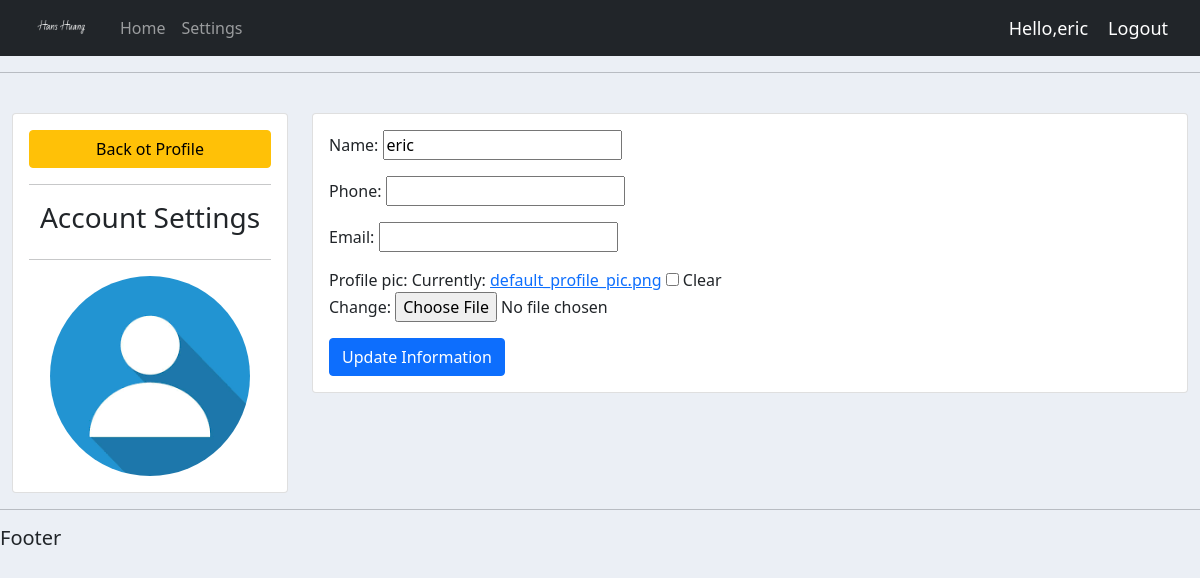
Before: /account/ (signed in) with the older database file.
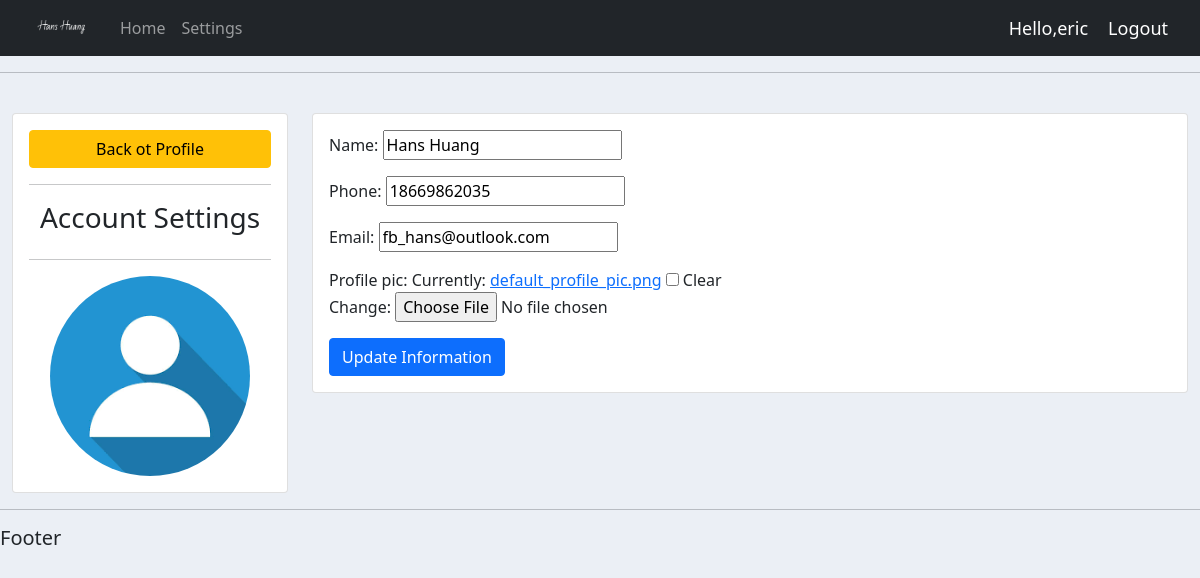
After: the same page with the newer database file.
### accounts/models.py (models this page shows, shortened)
class Customer(models.Model):
    user = models.OneToOneField(User, blank=True, null=True, on_delete=models.CASCADE)
    name = models.CharField(max_length=200, null=True)
    phone = models.CharField(max_length=200, null=True)
    email = models.CharField(max_length=200, null=True)
    profile_pic = models.ImageField(default="default_profile_pic.png", null=True, blank=True)
    date_created = models.DateTimeField(auto_now_add=True, null=True)

### accounts/decorators.py (the view)
        def wrapper_func(request, *args, **kwargs):
            group = None
            if request.user.groups.exists():
                group = request.user.groups.all()[0].name
            if group in allowed_roles:
                return view_func(request, *args, **kwargs)
            else:
                return HttpResponse("You are not authorized to view this page")

### accounts/forms.py
class CustomerForm(ModelForm):
    class Meta:
        model = Customer
        fields = '__all__'
        exclude = ['user']

### accounts/views.py (called while the page is built)
@login_required(login_url='login')
@allowed_user(allowed_roles=['customer'])
def account_settings(request):
    customer = request.user.customer
    form = CustomerForm(instance=customer)
    if request.method == 'POST':
        form = CustomerForm(request.POST, request.FILES, instance=customer)
        if form.is_valid():
            form.save()
    context = {
        'form': form
    }
    return render(request, 'accounts/account_settings.html', context)

### accounts/templates/accounts/account_settings.html (shortened to what this page needs)
{% extends 'base.html' %}
{% load static %}
{% block content %}
    <br>
    <div class="row">
        <div class="col-md-3">
            <div class="card card-body">
                <a class="btn btn-warning" href="{%  url 'home' %}">Back ot Profile</a>
                <hr>
                <h3 style="text-align: center">Account Settings</h3>
                <hr>
                <img class="profile-pic" src="{{ request.user.customer.profile_pic.url }}" >
            </div>
        </div>
        <div class="col-md-9">
            <div class="card card-body">
                <form method="post" action="" enctype="multipart/form-data">
                    {{ form.as_p }}
                    <input class="btn btn-primary" type="submit" value="Update Information">
                </form>
            </div>
        </div>
    </div>
{% endblock %}

### accounts/templates/base.html (shortened to what this page needs)
{% load static %}
<!DOCTYPE html>
<html lang="en">
<head>
    <link href="https://cdn.jsdelivr.net/npm/bootstrap@5.0.0-beta1/dist/css/bootstrap.min.css" rel="stylesheet"
>
    <link rel="stylesheet" type="text/css" href="{% static '/css/main.css' %}">
</head>
<body>
{% include 'navbar.html' %}
<hr>
<div class="container-fluid">
    {% block content %}
    {% endblock %}
</div>
<hr>
<h5>Footer</h5>
</body>
</html>

### accounts/templates/navbar.html (shortened to what this page needs)
{% load static %}
<nav class="navbar navbar-expand-lg navbar-dark bg-dark">
    <div class="container-fluid">
        <img src="{% static 'images/signature.png' %}" height="30">
        <div class="collapse navbar-collapse" id="navbarNav">
            <ul class="navbar-nav">
                {% if request.user.is_staff %}
                    <li class="nav-item">
                        <a class="nav-link active" aria-current="page" href="{% url 'home' %}">Dashboard</a>
                    </li>
                    <li class="nav-item">
                        <a class="nav-link" href="{% url 'products' %}">Products</a>
                    </li>
                {% else %}
                    <li class="nav-item">
                        <a class="nav-link" href="{% url 'user-page' %}">Home</a>
                    </li>
                    <li class="nav-item">
                        <a class="nav-link" href="{% url 'account' %}">Settings</a>
                    </li>
                {% endif %}
            </ul>
        </div>
        <span class="hello-msg">Hello,{{ request.user }}</span>
        <span><a class="hello-msg" style="text-decoration: none" href="{% url 'logout' %}">Logout</a> </span>
    </div>
</nav>

### static/css/main.css (style rules this page uses)
body { background-color: #ebeff5; }

### accounts/templates/navbar.html (style rules this page uses)
.hello-msg { font-size: 18px; color: white; margin-right: 20px; }

### accounts/templates/accounts/account_settings.html (style rules this page uses)
.profile-pic { max-width: 200px; max-height: 200px; margin: 0 auto; border-radius: 50%; }

Changed rows visible on the page:
changed Customer: name "eric" → "Hans Huang"; phone (not shown) → "18669862035"; email (not shown) → "fb_hans@outlook.com"
